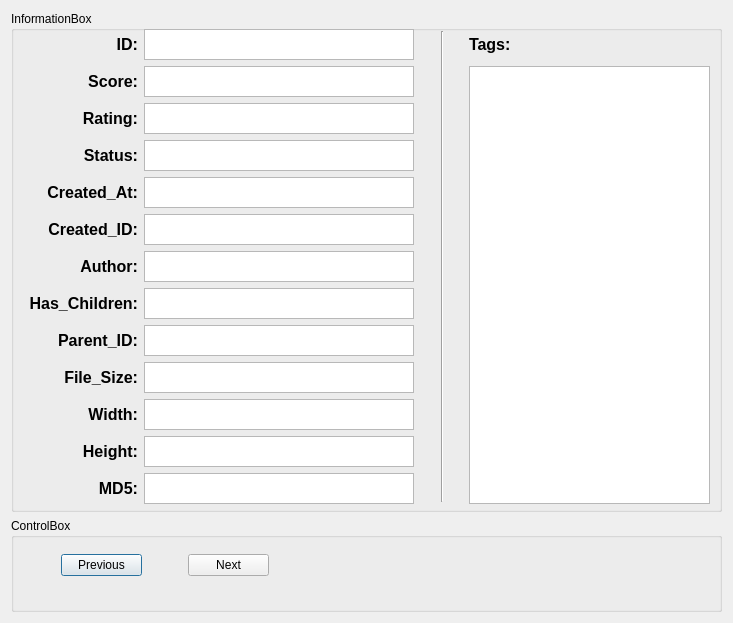
<?xml version="1.0" encoding="UTF-8"?>
<ui version="4.0">
 <class>Dialog</class>
 <widget class="QDialog" name="Dialog">
  <property name="geometry">
   <rect>
    <x>0</x>
    <y>0</y>
    <width>730</width>
    <height>620</height>
   </rect>
  </property>
  <property name="sizePolicy">
   <sizepolicy hsizetype="Fixed" vsizetype="Fixed">
    <horstretch>0</horstretch>
    <verstretch>0</verstretch>
   </sizepolicy>
  </property>
  <property name="windowTitle">
   <string>Dialog</string>
  </property>
  <layout class="QVBoxLayout" name="verticalLayout">
   <item>
    <widget class="QGroupBox" name="groupBox">
     <property name="sizePolicy">
      <sizepolicy hsizetype="Fixed" vsizetype="Fixed">
       <horstretch>0</horstretch>
       <verstretch>0</verstretch>
      </sizepolicy>
     </property>
     <property name="minimumSize">
      <size>
       <width>711</width>
       <height>501</height>
      </size>
     </property>
     <property name="maximumSize">
      <size>
       <width>711</width>
       <height>501</height>
      </size>
     </property>
     <property name="title">
      <string>InformationBox</string>
     </property>
     <widget class="QWidget" name="layoutWidget_2">
      <property name="geometry">
       <rect>
        <x>4</x>
        <y>15</y>
        <width>699</width>
        <height>481</height>
       </rect>
      </property>
      <layout class="QGridLayout" name="gridLayout_5">
       <item row="0" column="0">
        <layout class="QGridLayout" name="gridLayout">
         <item row="9" column="1">
          <widget class="QTextBrowser" name="File_Size_Box">
           <property name="sizePolicy">
            <sizepolicy hsizetype="Fixed" vsizetype="Fixed">
             <horstretch>0</horstretch>
             <verstretch>0</verstretch>
            </sizepolicy>
           </property>
           <property name="minimumSize">
            <size>
             <width>270</width>
             <height>31</height>
            </size>
           </property>
           <property name="maximumSize">
            <size>
             <width>270</width>
             <height>31</height>
            </size>
           </property>
          </widget>
         </item>
         <item row="3" column="1">
          <widget class="QTextBrowser" name="Status_Box">
           <property name="sizePolicy">
            <sizepolicy hsizetype="Fixed" vsizetype="Fixed">
             <horstretch>0</horstretch>
             <verstretch>0</verstretch>
            </sizepolicy>
           </property>
           <property name="minimumSize">
            <size>
             <width>270</width>
             <height>31</height>
            </size>
           </property>
           <property name="maximumSize">
            <size>
             <width>270</width>
             <height>31</height>
            </size>
           </property>
          </widget>
         </item>
         <item row="0" column="0">
          <widget class="QLabel" name="label_16">
           <property name="sizePolicy">
            <sizepolicy hsizetype="Fixed" vsizetype="Fixed">
             <horstretch>0</horstretch>
             <verstretch>0</verstretch>
            </sizepolicy>
           </property>
           <property name="minimumSize">
            <size>
             <width>121</width>
             <height>18</height>
            </size>
           </property>
           <property name="maximumSize">
            <size>
             <width>121</width>
             <height>18</height>
            </size>
           </property>
           <property name="text">
            <string>&lt;html&gt;&lt;head/&gt;&lt;body&gt;&lt;p align=&quot;right&quot;&gt;&lt;span style=&quot; font-size:12pt; font-weight:600;&quot;&gt;ID:&lt;/span&gt;&lt;/p&gt;&lt;/body&gt;&lt;/html&gt;</string>
           </property>
          </widget>
         </item>
         <item row="3" column="0">
          <widget class="QLabel" name="label_19">
           <property name="sizePolicy">
            <sizepolicy hsizetype="Fixed" vsizetype="Fixed">
             <horstretch>0</horstretch>
             <verstretch>0</verstretch>
            </sizepolicy>
           </property>
           <property name="minimumSize">
            <size>
             <width>121</width>
             <height>18</height>
            </size>
           </property>
           <property name="maximumSize">
            <size>
             <width>121</width>
             <height>18</height>
            </size>
           </property>
           <property name="text">
            <string>&lt;html&gt;&lt;head/&gt;&lt;body&gt;&lt;p align=&quot;right&quot;&gt;&lt;span style=&quot; font-size:12pt; font-weight:600;&quot;&gt;Status:&lt;/span&gt;&lt;/p&gt;&lt;/body&gt;&lt;/html&gt;</string>
           </property>
          </widget>
         </item>
         <item row="0" column="1">
          <widget class="QTextBrowser" name="ID_box">
           <property name="sizePolicy">
            <sizepolicy hsizetype="Fixed" vsizetype="Fixed">
             <horstretch>0</horstretch>
             <verstretch>0</verstretch>
            </sizepolicy>
           </property>
           <property name="minimumSize">
            <size>
             <width>270</width>
             <height>31</height>
            </size>
           </property>
           <property name="maximumSize">
            <size>
             <width>270</width>
             <height>31</height>
            </size>
           </property>
           <property name="html">
            <string>&lt;!DOCTYPE HTML PUBLIC &quot;-//W3C//DTD HTML 4.0//EN&quot; &quot;http://www.w3.org/TR/REC-html40/strict.dtd&quot;&gt;
&lt;html&gt;&lt;head&gt;&lt;meta name=&quot;qrichtext&quot; content=&quot;1&quot; /&gt;&lt;style type=&quot;text/css&quot;&gt;
p, li { white-space: pre-wrap; }
&lt;/style&gt;&lt;/head&gt;&lt;body style=&quot; font-family:'SimSun'; font-size:9pt; font-weight:400; font-style:normal;&quot;&gt;
&lt;p style=&quot;-qt-paragraph-type:empty; margin-top:0px; margin-bottom:0px; margin-left:0px; margin-right:0px; -qt-block-indent:0; text-indent:0px;&quot;&gt;&lt;br /&gt;&lt;/p&gt;&lt;/body&gt;&lt;/html&gt;</string>
           </property>
          </widget>
         </item>
         <item row="2" column="0">
          <widget class="QLabel" name="label_18">
           <property name="sizePolicy">
            <sizepolicy hsizetype="Fixed" vsizetype="Fixed">
             <horstretch>0</horstretch>
             <verstretch>0</verstretch>
            </sizepolicy>
           </property>
           <property name="minimumSize">
            <size>
             <width>121</width>
             <height>18</height>
            </size>
           </property>
           <property name="maximumSize">
            <size>
             <width>121</width>
             <height>18</height>
            </size>
           </property>
           <property name="text">
            <string>&lt;html&gt;&lt;head/&gt;&lt;body&gt;&lt;p align=&quot;right&quot;&gt;&lt;span style=&quot; font-size:12pt; font-weight:600;&quot;&gt;Rating:&lt;/span&gt;&lt;/p&gt;&lt;/body&gt;&lt;/html&gt;</string>
           </property>
          </widget>
         </item>
         <item row="11" column="1">
          <widget class="QTextBrowser" name="Height_Box">
           <property name="sizePolicy">
            <sizepolicy hsizetype="Fixed" vsizetype="Fixed">
             <horstretch>0</horstretch>
             <verstretch>0</verstretch>
            </sizepolicy>
           </property>
           <property name="minimumSize">
            <size>
             <width>270</width>
             <height>31</height>
            </size>
           </property>
           <property name="maximumSize">
            <size>
             <width>270</width>
             <height>31</height>
            </size>
           </property>
          </widget>
         </item>
         <item row="1" column="1">
          <widget class="QTextBrowser" name="Score_Box">
           <property name="sizePolicy">
            <sizepolicy hsizetype="Fixed" vsizetype="Fixed">
             <horstretch>0</horstretch>
             <verstretch>0</verstretch>
            </sizepolicy>
           </property>
           <property name="minimumSize">
            <size>
             <width>270</width>
             <height>31</height>
            </size>
           </property>
           <property name="maximumSize">
            <size>
             <width>270</width>
             <height>31</height>
            </size>
           </property>
          </widget>
         </item>
         <item row="9" column="0">
          <widget class="QLabel" name="label_25">
           <property name="sizePolicy">
            <sizepolicy hsizetype="Fixed" vsizetype="Fixed">
             <horstretch>0</horstretch>
             <verstretch>0</verstretch>
            </sizepolicy>
           </property>
           <property name="minimumSize">
            <size>
             <width>121</width>
             <height>18</height>
            </size>
           </property>
           <property name="maximumSize">
            <size>
             <width>121</width>
             <height>18</height>
            </size>
           </property>
           <property name="text">
            <string>&lt;html&gt;&lt;head/&gt;&lt;body&gt;&lt;p align=&quot;right&quot;&gt;&lt;span style=&quot; font-size:12pt; font-weight:600;&quot;&gt;File_Size:&lt;/span&gt;&lt;/p&gt;&lt;/body&gt;&lt;/html&gt;</string>
           </property>
          </widget>
         </item>
         <item row="1" column="0">
          <widget class="QLabel" name="label_17">
           <property name="sizePolicy">
            <sizepolicy hsizetype="Fixed" vsizetype="Fixed">
             <horstretch>0</horstretch>
             <verstretch>0</verstretch>
            </sizepolicy>
           </property>
           <property name="minimumSize">
            <size>
             <width>121</width>
             <height>18</height>
            </size>
           </property>
           <property name="maximumSize">
            <size>
             <width>121</width>
             <height>18</height>
            </size>
           </property>
           <property name="text">
            <string>&lt;html&gt;&lt;head/&gt;&lt;body&gt;&lt;p align=&quot;right&quot;&gt;&lt;span style=&quot; font-size:12pt; font-weight:600;&quot;&gt;Score:&lt;/span&gt;&lt;/p&gt;&lt;/body&gt;&lt;/html&gt;</string>
           </property>
          </widget>
         </item>
         <item row="6" column="1">
          <widget class="QTextBrowser" name="Author_Box">
           <property name="sizePolicy">
            <sizepolicy hsizetype="Fixed" vsizetype="Fixed">
             <horstretch>0</horstretch>
             <verstretch>0</verstretch>
            </sizepolicy>
           </property>
           <property name="minimumSize">
            <size>
             <width>270</width>
             <height>31</height>
            </size>
           </property>
           <property name="maximumSize">
            <size>
             <width>270</width>
             <height>31</height>
            </size>
           </property>
          </widget>
         </item>
         <item row="10" column="0">
          <widget class="QLabel" name="label_26">
           <property name="sizePolicy">
            <sizepolicy hsizetype="Fixed" vsizetype="Fixed">
             <horstretch>0</horstretch>
             <verstretch>0</verstretch>
            </sizepolicy>
           </property>
           <property name="minimumSize">
            <size>
             <width>121</width>
             <height>18</height>
            </size>
           </property>
           <property name="maximumSize">
            <size>
             <width>121</width>
             <height>18</height>
            </size>
           </property>
           <property name="text">
            <string>&lt;html&gt;&lt;head/&gt;&lt;body&gt;&lt;p align=&quot;right&quot;&gt;&lt;span style=&quot; font-size:12pt; font-weight:600;&quot;&gt;Width:&lt;/span&gt;&lt;/p&gt;&lt;/body&gt;&lt;/html&gt;</string>
           </property>
          </widget>
         </item>
         <item row="12" column="1">
          <widget class="QTextBrowser" name="MD5_Box">
           <property name="sizePolicy">
            <sizepolicy hsizetype="Fixed" vsizetype="Fixed">
             <horstretch>0</horstretch>
             <verstretch>0</verstretch>
            </sizepolicy>
           </property>
           <property name="minimumSize">
            <size>
             <width>270</width>
             <height>31</height>
            </size>
           </property>
           <property name="maximumSize">
            <size>
             <width>270</width>
             <height>31</height>
            </size>
           </property>
           <property name="html">
            <string>&lt;!DOCTYPE HTML PUBLIC &quot;-//W3C//DTD HTML 4.0//EN&quot; &quot;http://www.w3.org/TR/REC-html40/strict.dtd&quot;&gt;
&lt;html&gt;&lt;head&gt;&lt;meta name=&quot;qrichtext&quot; content=&quot;1&quot; /&gt;&lt;style type=&quot;text/css&quot;&gt;
p, li { white-space: pre-wrap; }
&lt;/style&gt;&lt;/head&gt;&lt;body style=&quot; font-family:'SimSun'; font-size:9pt; font-weight:400; font-style:normal;&quot;&gt;
&lt;p style=&quot;-qt-paragraph-type:empty; margin-top:0px; margin-bottom:0px; margin-left:0px; margin-right:0px; -qt-block-indent:0; text-indent:0px;&quot;&gt;&lt;br /&gt;&lt;/p&gt;&lt;/body&gt;&lt;/html&gt;</string>
           </property>
          </widget>
         </item>
         <item row="8" column="0">
          <widget class="QLabel" name="label_24">
           <property name="sizePolicy">
            <sizepolicy hsizetype="Fixed" vsizetype="Fixed">
             <horstretch>0</horstretch>
             <verstretch>0</verstretch>
            </sizepolicy>
           </property>
           <property name="minimumSize">
            <size>
             <width>121</width>
             <height>18</height>
            </size>
           </property>
           <property name="maximumSize">
            <size>
             <width>121</width>
             <height>18</height>
            </size>
           </property>
           <property name="text">
            <string>&lt;html&gt;&lt;head/&gt;&lt;body&gt;&lt;p align=&quot;right&quot;&gt;&lt;span style=&quot; font-size:12pt; font-weight:600;&quot;&gt;Parent_ID:&lt;/span&gt;&lt;/p&gt;&lt;/body&gt;&lt;/html&gt;</string>
           </property>
          </widget>
         </item>
         <item row="4" column="1">
          <widget class="QTextBrowser" name="Created_At_Box">
           <property name="sizePolicy">
            <sizepolicy hsizetype="Fixed" vsizetype="Fixed">
             <horstretch>0</horstretch>
             <verstretch>0</verstretch>
            </sizepolicy>
           </property>
           <property name="minimumSize">
            <size>
             <width>270</width>
             <height>31</height>
            </size>
           </property>
           <property name="maximumSize">
            <size>
             <width>270</width>
             <height>31</height>
            </size>
           </property>
          </widget>
         </item>
         <item row="8" column="1">
          <widget class="QTextBrowser" name="Parent_ID_Box">
           <property name="sizePolicy">
            <sizepolicy hsizetype="Fixed" vsizetype="Fixed">
             <horstretch>0</horstretch>
             <verstretch>0</verstretch>
            </sizepolicy>
           </property>
           <property name="minimumSize">
            <size>
             <width>270</width>
             <height>31</height>
            </size>
           </property>
           <property name="maximumSize">
            <size>
             <width>270</width>
             <height>31</height>
            </size>
           </property>
          </widget>
         </item>
         <item row="11" column="0">
          <widget class="QLabel" name="label_27">
           <property name="sizePolicy">
            <sizepolicy hsizetype="Fixed" vsizetype="Fixed">
             <horstretch>0</horstretch>
             <verstretch>0</verstretch>
            </sizepolicy>
           </property>
           <property name="minimumSize">
            <size>
             <width>121</width>
             <height>18</height>
            </size>
           </property>
           <property name="maximumSize">
            <size>
             <width>121</width>
             <height>18</height>
            </size>
           </property>
           <property name="text">
            <string>&lt;html&gt;&lt;head/&gt;&lt;body&gt;&lt;p align=&quot;right&quot;&gt;&lt;span style=&quot; font-size:12pt; font-weight:600;&quot;&gt;Height:&lt;/span&gt;&lt;/p&gt;&lt;/body&gt;&lt;/html&gt;</string>
           </property>
          </widget>
         </item>
         <item row="6" column="0">
          <widget class="QLabel" name="label_22">
           <property name="sizePolicy">
            <sizepolicy hsizetype="Fixed" vsizetype="Fixed">
             <horstretch>0</horstretch>
             <verstretch>0</verstretch>
            </sizepolicy>
           </property>
           <property name="minimumSize">
            <size>
             <width>121</width>
             <height>18</height>
            </size>
           </property>
           <property name="maximumSize">
            <size>
             <width>121</width>
             <height>18</height>
            </size>
           </property>
           <property name="text">
            <string>&lt;html&gt;&lt;head/&gt;&lt;body&gt;&lt;p align=&quot;right&quot;&gt;&lt;span style=&quot; font-size:12pt; font-weight:600;&quot;&gt;Author:&lt;/span&gt;&lt;/p&gt;&lt;/body&gt;&lt;/html&gt;</string>
           </property>
          </widget>
         </item>
         <item row="7" column="0">
          <widget class="QLabel" name="label_23">
           <property name="sizePolicy">
            <sizepolicy hsizetype="Fixed" vsizetype="Fixed">
             <horstretch>0</horstretch>
             <verstretch>0</verstretch>
            </sizepolicy>
           </property>
           <property name="minimumSize">
            <size>
             <width>121</width>
             <height>18</height>
            </size>
           </property>
           <property name="maximumSize">
            <size>
             <width>121</width>
             <height>18</height>
            </size>
           </property>
           <property name="text">
            <string>&lt;html&gt;&lt;head/&gt;&lt;body&gt;&lt;p align=&quot;right&quot;&gt;&lt;span style=&quot; font-size:12pt; font-weight:600;&quot;&gt;Has_Children:&lt;/span&gt;&lt;/p&gt;&lt;/body&gt;&lt;/html&gt;</string>
           </property>
          </widget>
         </item>
         <item row="4" column="0">
          <widget class="QLabel" name="label_20">
           <property name="sizePolicy">
            <sizepolicy hsizetype="Fixed" vsizetype="Fixed">
             <horstretch>0</horstretch>
             <verstretch>0</verstretch>
            </sizepolicy>
           </property>
           <property name="minimumSize">
            <size>
             <width>121</width>
             <height>18</height>
            </size>
           </property>
           <property name="maximumSize">
            <size>
             <width>121</width>
             <height>18</height>
            </size>
           </property>
           <property name="text">
            <string>&lt;html&gt;&lt;head/&gt;&lt;body&gt;&lt;p align=&quot;right&quot;&gt;&lt;span style=&quot; font-size:12pt; font-weight:600;&quot;&gt;Created_At:&lt;/span&gt;&lt;/p&gt;&lt;/body&gt;&lt;/html&gt;</string>
           </property>
          </widget>
         </item>
         <item row="5" column="0">
          <widget class="QLabel" name="label_21">
           <property name="sizePolicy">
            <sizepolicy hsizetype="Fixed" vsizetype="Fixed">
             <horstretch>0</horstretch>
             <verstretch>0</verstretch>
            </sizepolicy>
           </property>
           <property name="minimumSize">
            <size>
             <width>121</width>
             <height>18</height>
            </size>
           </property>
           <property name="maximumSize">
            <size>
             <width>121</width>
             <height>18</height>
            </size>
           </property>
           <property name="text">
            <string>&lt;html&gt;&lt;head/&gt;&lt;body&gt;&lt;p align=&quot;right&quot;&gt;&lt;span style=&quot; font-size:12pt; font-weight:600;&quot;&gt;Created_ID:&lt;/span&gt;&lt;/p&gt;&lt;/body&gt;&lt;/html&gt;</string>
           </property>
          </widget>
         </item>
         <item row="7" column="1">
          <widget class="QTextBrowser" name="Has_Children_Box">
           <property name="sizePolicy">
            <sizepolicy hsizetype="Fixed" vsizetype="Fixed">
             <horstretch>0</horstretch>
             <verstretch>0</verstretch>
            </sizepolicy>
           </property>
           <property name="minimumSize">
            <size>
             <width>270</width>
             <height>31</height>
            </size>
           </property>
           <property name="maximumSize">
            <size>
             <width>270</width>
             <height>31</height>
            </size>
           </property>
          </widget>
         </item>
         <item row="10" column="1">
          <widget class="QTextBrowser" name="Width_Box">
           <property name="sizePolicy">
            <sizepolicy hsizetype="Fixed" vsizetype="Fixed">
             <horstretch>0</horstretch>
             <verstretch>0</verstretch>
            </sizepolicy>
           </property>
           <property name="minimumSize">
            <size>
             <width>270</width>
             <height>31</height>
            </size>
           </property>
           <property name="maximumSize">
            <size>
             <width>270</width>
             <height>31</height>
            </size>
           </property>
          </widget>
         </item>
         <item row="5" column="1">
          <widget class="QTextBrowser" name="Created_ID_Box">
           <property name="sizePolicy">
            <sizepolicy hsizetype="Fixed" vsizetype="Fixed">
             <horstretch>0</horstretch>
             <verstretch>0</verstretch>
            </sizepolicy>
           </property>
           <property name="minimumSize">
            <size>
             <width>270</width>
             <height>31</height>
            </size>
           </property>
           <property name="maximumSize">
            <size>
             <width>270</width>
             <height>31</height>
            </size>
           </property>
          </widget>
         </item>
         <item row="12" column="0">
          <widget class="QLabel" name="label_28">
           <property name="sizePolicy">
            <sizepolicy hsizetype="Fixed" vsizetype="Fixed">
             <horstretch>0</horstretch>
             <verstretch>0</verstretch>
            </sizepolicy>
           </property>
           <property name="minimumSize">
            <size>
             <width>121</width>
             <height>18</height>
            </size>
           </property>
           <property name="maximumSize">
            <size>
             <width>121</width>
             <height>18</height>
            </size>
           </property>
           <property name="text">
            <string>&lt;html&gt;&lt;head/&gt;&lt;body&gt;&lt;p align=&quot;right&quot;&gt;&lt;span style=&quot; font-size:12pt; font-weight:600;&quot;&gt;MD5:&lt;/span&gt;&lt;/p&gt;&lt;/body&gt;&lt;/html&gt;</string>
           </property>
          </widget>
         </item>
         <item row="2" column="1">
          <widget class="QTextBrowser" name="Rating_Box">
           <property name="sizePolicy">
            <sizepolicy hsizetype="Fixed" vsizetype="Fixed">
             <horstretch>0</horstretch>
             <verstretch>0</verstretch>
            </sizepolicy>
           </property>
           <property name="minimumSize">
            <size>
             <width>270</width>
             <height>31</height>
            </size>
           </property>
           <property name="maximumSize">
            <size>
             <width>270</width>
             <height>31</height>
            </size>
           </property>
          </widget>
         </item>
        </layout>
       </item>
       <item row="0" column="1">
        <layout class="QGridLayout" name="gridLayout_4">
         <item row="0" column="0">
          <widget class="Line" name="line">
           <property name="sizePolicy">
            <sizepolicy hsizetype="Fixed" vsizetype="Fixed">
             <horstretch>0</horstretch>
             <verstretch>0</verstretch>
            </sizepolicy>
           </property>
           <property name="minimumSize">
            <size>
             <width>41</width>
             <height>471</height>
            </size>
           </property>
           <property name="maximumSize">
            <size>
             <width>41</width>
             <height>471</height>
            </size>
           </property>
           <property name="orientation">
            <enum>Qt::Vertical</enum>
           </property>
          </widget>
         </item>
         <item row="0" column="1">
          <layout class="QGridLayout" name="gridLayout_2">
           <item row="0" column="0">
            <widget class="QLabel" name="label_15">
             <property name="sizePolicy">
              <sizepolicy hsizetype="Expanding" vsizetype="Expanding">
               <horstretch>0</horstretch>
               <verstretch>0</verstretch>
              </sizepolicy>
             </property>
             <property name="minimumSize">
              <size>
               <width>61</width>
               <height>31</height>
              </size>
             </property>
             <property name="maximumSize">
              <size>
               <width>61</width>
               <height>31</height>
              </size>
             </property>
             <property name="text">
              <string>&lt;html&gt;&lt;head/&gt;&lt;body&gt;&lt;p&gt;&lt;span style=&quot; font-size:12pt; font-weight:600;&quot;&gt;Tags:&lt;/span&gt;&lt;/p&gt;&lt;/body&gt;&lt;/html&gt;</string>
             </property>
            </widget>
           </item>
           <item row="1" column="0">
            <widget class="QTextBrowser" name="Tags_Box">
             <property name="sizePolicy">
              <sizepolicy hsizetype="Fixed" vsizetype="Fixed">
               <horstretch>0</horstretch>
               <verstretch>0</verstretch>
              </sizepolicy>
             </property>
             <property name="minimumSize">
              <size>
               <width>241</width>
               <height>438</height>
              </size>
             </property>
             <property name="maximumSize">
              <size>
               <width>241</width>
               <height>438</height>
              </size>
             </property>
            </widget>
           </item>
          </layout>
         </item>
        </layout>
       </item>
      </layout>
     </widget>
    </widget>
   </item>
   <item>
    <widget class="QGroupBox" name="groupBox_2">
     <property name="sizePolicy">
      <sizepolicy hsizetype="Fixed" vsizetype="Fixed">
       <horstretch>0</horstretch>
       <verstretch>0</verstretch>
      </sizepolicy>
     </property>
     <property name="minimumSize">
      <size>
       <width>711</width>
       <height>94</height>
      </size>
     </property>
     <property name="maximumSize">
      <size>
       <width>711</width>
       <height>94</height>
      </size>
     </property>
     <property name="title">
      <string>ControlBox</string>
     </property>
     <widget class="QWidget" name="layoutWidget">
      <property name="geometry">
       <rect>
        <x>50</x>
        <y>30</y>
        <width>208</width>
        <height>35</height>
       </rect>
      </property>
      <layout class="QGridLayout" name="gridLayout_3">
       <item row="0" column="0">
        <widget class="QPushButton" name="pushButton_2">
         <property name="styleSheet">
          <string notr="true">font: 75 12pt &quot;Microsoft YaHei UI&quot;;</string>
         </property>
         <property name="text">
          <string>Previous</string>
         </property>
        </widget>
       </item>
       <item row="0" column="1">
        <spacer name="horizontalSpacer_2">
         <property name="orientation">
          <enum>Qt::Horizontal</enum>
         </property>
         <property name="sizeType">
          <enum>QSizePolicy::Fixed</enum>
         </property>
         <property name="sizeHint" stdset="0">
          <size>
           <width>40</width>
           <height>20</height>
          </size>
         </property>
        </spacer>
       </item>
       <item row="0" column="2">
        <widget class="QPushButton" name="pushButton_3">
         <property name="styleSheet">
          <string notr="true">font: 75 12pt &quot;Microsoft YaHei UI&quot;;</string>
         </property>
         <property name="text">
          <string>Next</string>
         </property>
        </widget>
       </item>
      </layout>
     </widget>
    </widget>
   </item>
  </layout>
 </widget>
 <resources/>
 <connections/>
</ui>
